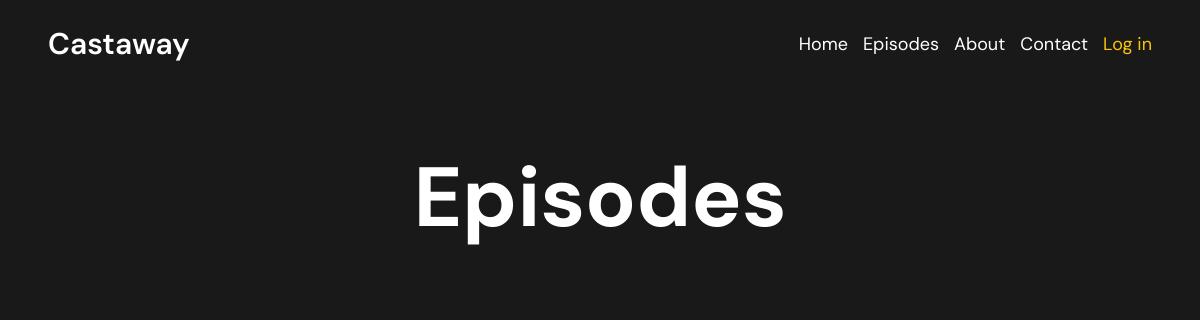
Page /episodes/ on the earlier database version.
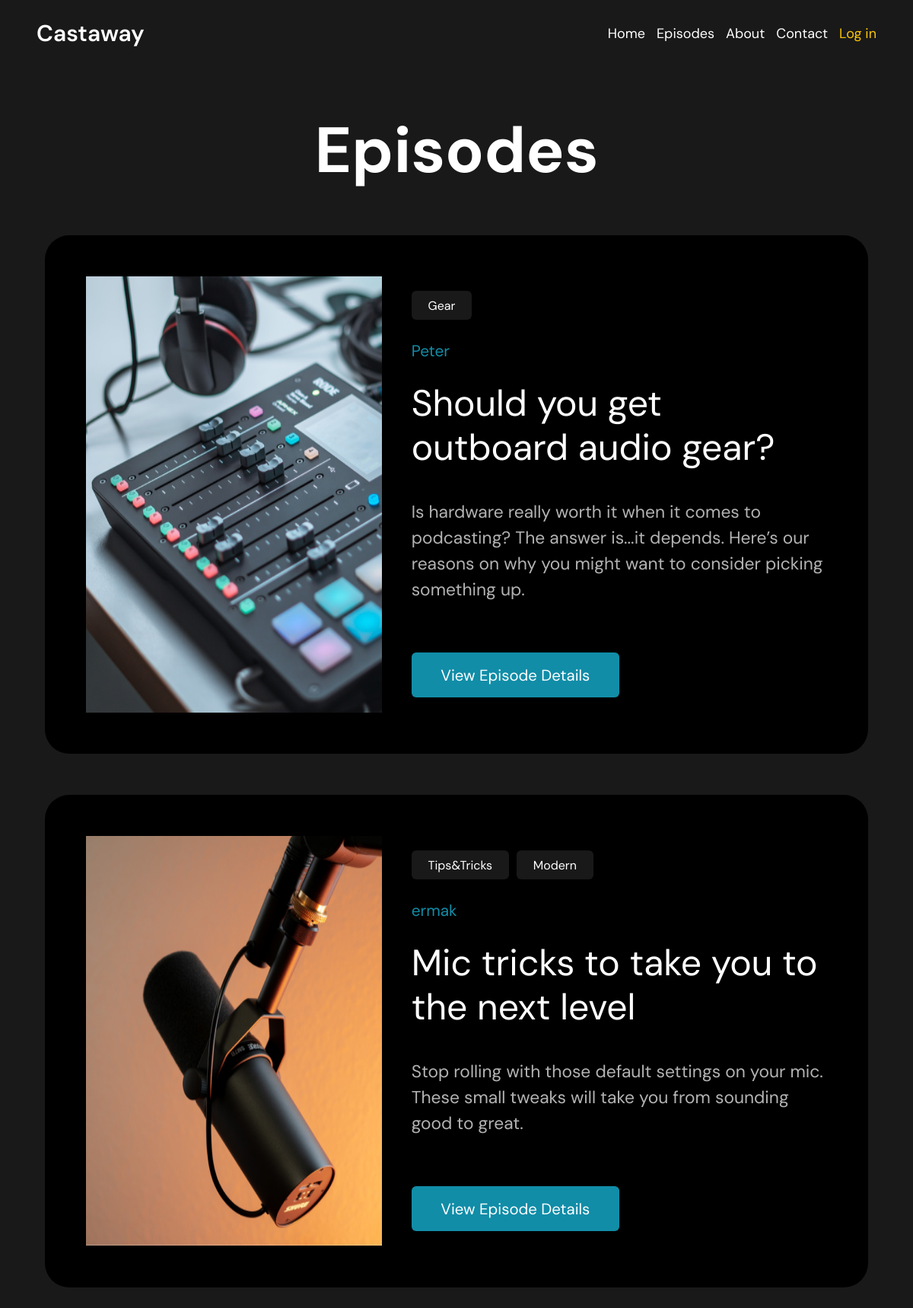
Same page on the later database version.
### home/models.py (models this page shows, shortened)
class Episodes(models.Model):
    title = models.CharField(max_length=255)
    slug = models.SlugField(max_length=100, unique=True)
    description = models.CharField(max_length=200)
    content = models.TextField()
    image = models.ImageField()
    tags = models.ManyToManyField('Tags', related_name='tags')
    time_create = models.DateTimeField(auto_now_add=True)
    time_update = models.DateTimeField(auto_now=True)
    author = models.ForeignKey(User, on_delete=models.PROTECT)
    def get_absolute_url(self):
        return reverse('episodes_detail', kwargs={"episode_id": self.pk})
    class Meta:
        verbose_name_plural = 'Episodes'

class Tags(models.Model):
    name = models.CharField(max_length=50)
    slug = models.SlugField(max_length=50, unique=True)
    def get_absolute_url(self):
        return reverse('show_tags', kwargs={"tag_slug": self.slug})
    class Meta:
        verbose_name_plural = 'Tags'

### home/views.py (the view)
# urls.py: path('episodes/', views.show_episodes, name='show_episodes'),
def show_episodes(request):
    episodes = Episodes.objects.all()
    tags = Tags.objects.all()
    return render(request, 'episodes.html', {'episodes': episodes, 'tags': tags})

### home/templates/episodes.html (shortened to what this page needs)
{% extends 'base.html' %}
{% block content %}
<section class="section-2">
    <h1 class="section-2-header">Episodes</h1>
    <div class="episodes">
        <div class="episodes-content">
            {% for ep in episodes %}
            <div class="episodes-content-card">
                <img src="{{ ep.image.url }}" alt="">
                <div class="episodes-content-card-description">
                    <div class="section-2-tags">
                        {% for tag in ep.tags.all %}
                        <a href="{{ tag.get_absolute_url }}">{{ tag.name }}</a>
                        {% endfor %}
                    </div>
                    <p class="ep-num">{{ ep.author }}</p>
                    <h1>{{ ep.title|capfirst }}</h1>
                    <p class="ep-content">{{ ep.description }}</p>
                    <a class="get-absolute-url" href="{{ ep.get_absolute_url }}">
                        <button type="button">View Episode Details</button>
                    </a>
                </div>
            </div>
            {% endfor %}
        </div>
    </div>
</section>
{% endblock %}

### home/templates/base.html (shortened to what this page needs)
<!DOCTYPE html>
{% load static %}
<html lang="en">
<head>
    <link rel="stylesheet" href="{% static 'css/styles.css' %}">
</head>
<body>
<header>
    <div class="headline-menu">
        <a href="{% url 'index' %}" class="castaway">Castaway</a>
        <div class="links-to-main-pages">
            <a href="{% url 'index' %}">Home</a>
            <a href="{% url 'show_episodes' %}">Episodes</a>
            <a href="">About</a>
            <a href="">Contact</a>
            {% if request.user.is_authenticated %}
            <a class="profile-link user-profile-link" href="{% url 'profile' %}">{{ user.username|capfirst }}</a>
            {% else %}
            <a class="profile-link" href="{% url 'login' %}">Log in</a>
            {% endif %}
        </div>
    </div>
</header>
{% block content %}
{% endblock %}
</body>
</html>

### home/static/css/styles.css (style rules this page uses)
* { margin: 0; padding: 0; box-sizing: border-box; color: #fff; font-family: "DM Sans", serif; }
body { background-color: #191919; }
a { text-decoration: none; color: #fff; }
button { border: none; outline: none; align-self: center; padding: 1.5%; border-radius: 6px; display: inline-block; }
.headline-menu { padding: 2% 4%; display: flex; justify-content: space-between; align-content: center; }
.castaway { font-size: 30px; font-weight: 600; }
.links-to-main-pages { font-size: 1.5vw; display: flex; gap: 15px; justify-content: space-between; align-items: center; }
.links-to-main-pages a.profile-link { color: #fac507; }
.section-2 { padding: 0 3% 5% 3%; }
.section-2-header { text-align: center; font-size: 7vw; padding: 5% 0 3% 0; }
.episodes-content { display: flex; flex-direction: column; padding: 2%; }
.episodes-content-card { padding: 5%; display: flex; background-color: #000; border-radius: 32px; margin-bottom: 5%; }
.episodes-content-card img { margin-right: 4%; }
.episodes-content-card-description { padding: 2% 0; }
.episodes-content-card-description h1 { margin: 5% 0 7% 0; font-weight: 400; line-height: 1.2em; font-size: 4vw; }
.episodes-content-card-description a { display: inline-block; text-align: center; border-radius: 6px; }
.episodes-content-card-description button { border-radius: 6px; display: inline-block; background-color: #118DA8; width: 50%; text-align: center; font-size: 1.7vw; }
.ep-num { color: #118DA8; font-size: 1.3em; }
.ep-content { max-width: 100%; opacity: 70%; overflow: scroll; max-height: 40%; font-size: 1.9vw; margin-bottom: 12%; line-height: 1.5em; }
.get-absolute-url { width: 50%; }
.get-absolute-url button { padding: 6% 1.5%; width: 100%; }
.section-2-tags { display: flex; flex-wrap: wrap; align-content: ; gap: 10px; margin-bottom: 5%; }
.section-2-tags a { margin: 0; padding: 1.5% 4%; background-color: #191919; }

Differences in the rows shown:
added Episodes: image (picture), author "Peter", title "Should you get outboard audio gear?", description "Is hardware really worth it when it comes to podcasting? The answer is...it depends. Here’s our reasons on why you might want to consider picking something up."
added Tags: name "Gear", shown under "Peter"
added Episodes: image (picture), author "ermak", title "Mic tricks to take you to the next level", description "Stop rolling with those default settings on your mic. These small tweaks will take you from sounding good to great."
added Tags: name "Tips&Tricks", shown under "ermak"
added Tags: name "Modern", shown under "ermak"
